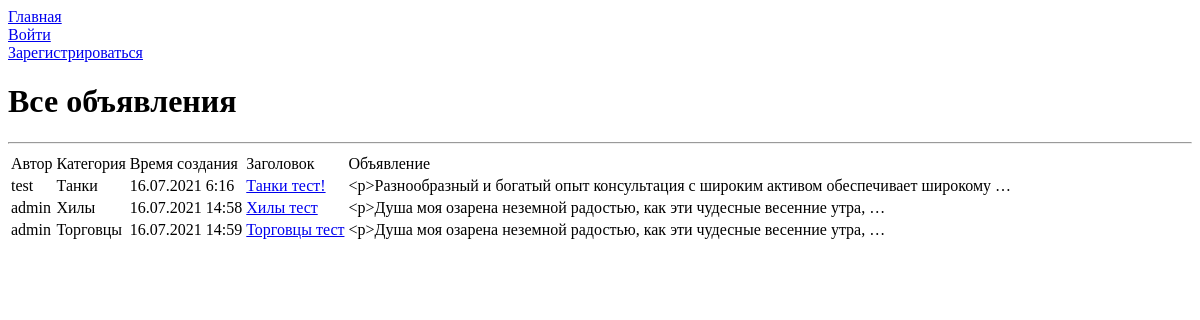
The page /board/ on the database as committed earlier.
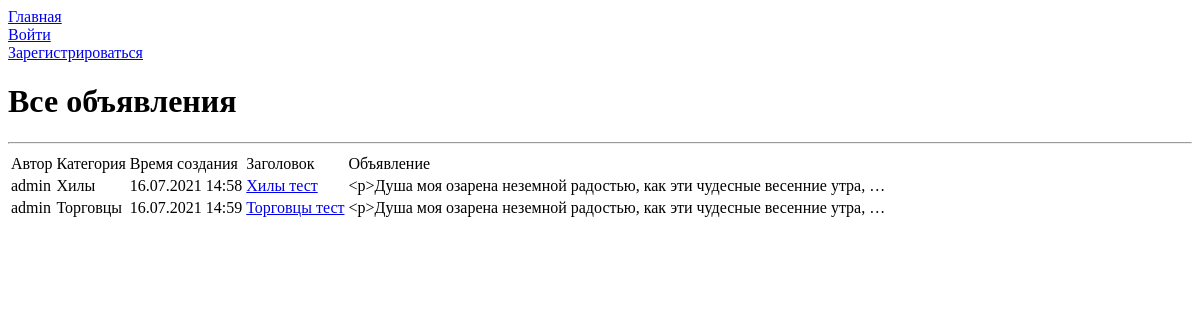
The same page on the database as committed later.
### board/models.py (models this page shows, shortened)
class Ad(models.Model):
    user_id = models.ForeignKey(auth.get_user_model(),
                                on_delete=models.CASCADE)
    category_id = models.ForeignKey(Category, on_delete=models.CASCADE)
    header = models.CharField(max_length=255)
    ad = RichTextUploadingField(default='')
    creation_time = models.DateTimeField(auto_now_add=True)

class Category(models.Model):
    name = models.CharField(max_length=255, unique=True)
    def __str__(self):
        return self.name

### board/views.py (the view)
# urls.py: path('', AdList.as_view(), name='ad_list_view'),
class AdList(ListView):
    model = Ad
    template_name = "ad_list.html"
    context_object_name = 'ads'

### templates/ad_list.html (shortened to what this page needs)
{% extends 'flatpages/default.html' %}
{% block body %}
    <h1>Все объявления</h1>
    <hr>
    {% if ads %}
        <table>
            <thead>
                <tr>
                    <td>
                        Автор
                    </td>
                    <td>
                        Категория
                    </td>
                    <td>
                        Время создания
                    </td>
                    <td>
                        Заголовок
                    </td>
                    <td>
                        Объявление
                    </td>
                </tr>
            </thead>
            {% for ad in ads %}
                <tr>
                    <td>
                        {{ ad.user_id }}
                    </td>
                    <td>
                        {{ ad.category_id }}
                    </td>
                    <td>
                        {{ ad.creation_time|date:'d.m.Y G:i' }}
                    </td>
                    <td>
                        <a href="{% url 'ad_detail_view' ad.id %}">{{ ad.header|truncatechars:50 }}</a>
                    </td>
                    <td>
                        {{ ad.ad|truncatewords:10 }}
                    </td>
                </tr>
            {% endfor %}
        </table>
    {% else %}
        <h2>Нет объявлений!</h2>
    {% endif %}
{% endblock body %}

Rows that differ between the two databases and show on the page:
removed Ad: user_id "test", category_id "Танки", creation_time "16.07.2021 6:16", header "Танки тест!", ad "<p>Разнообразный и богатый опыт консультация с широким активом обеспечивает широкому …"
